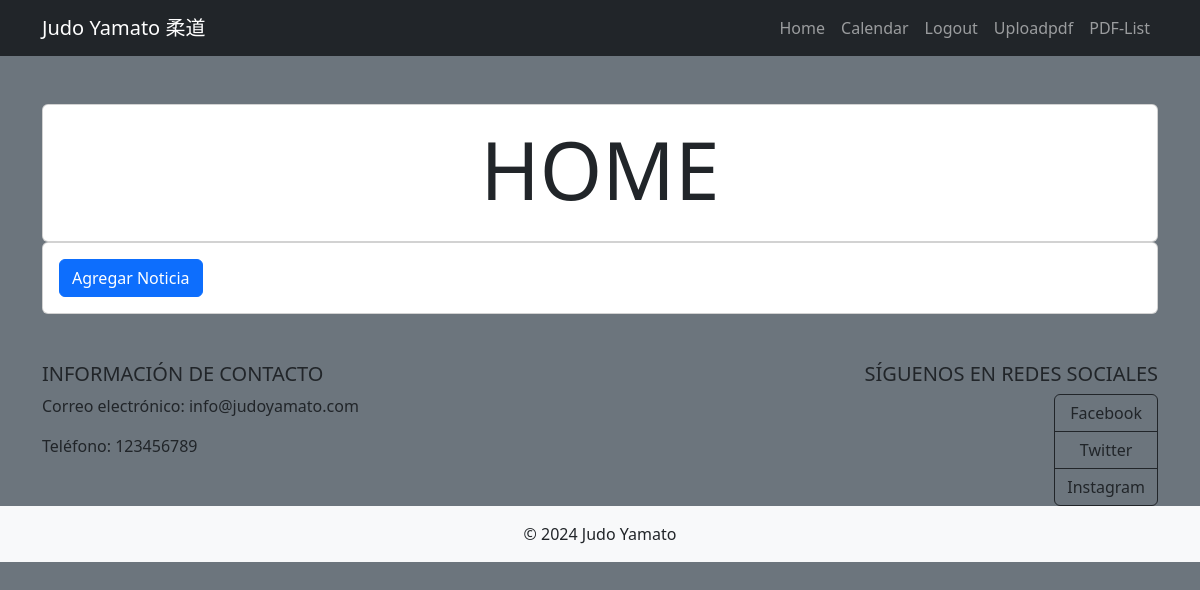
Before: / (signed in) with the older database file.
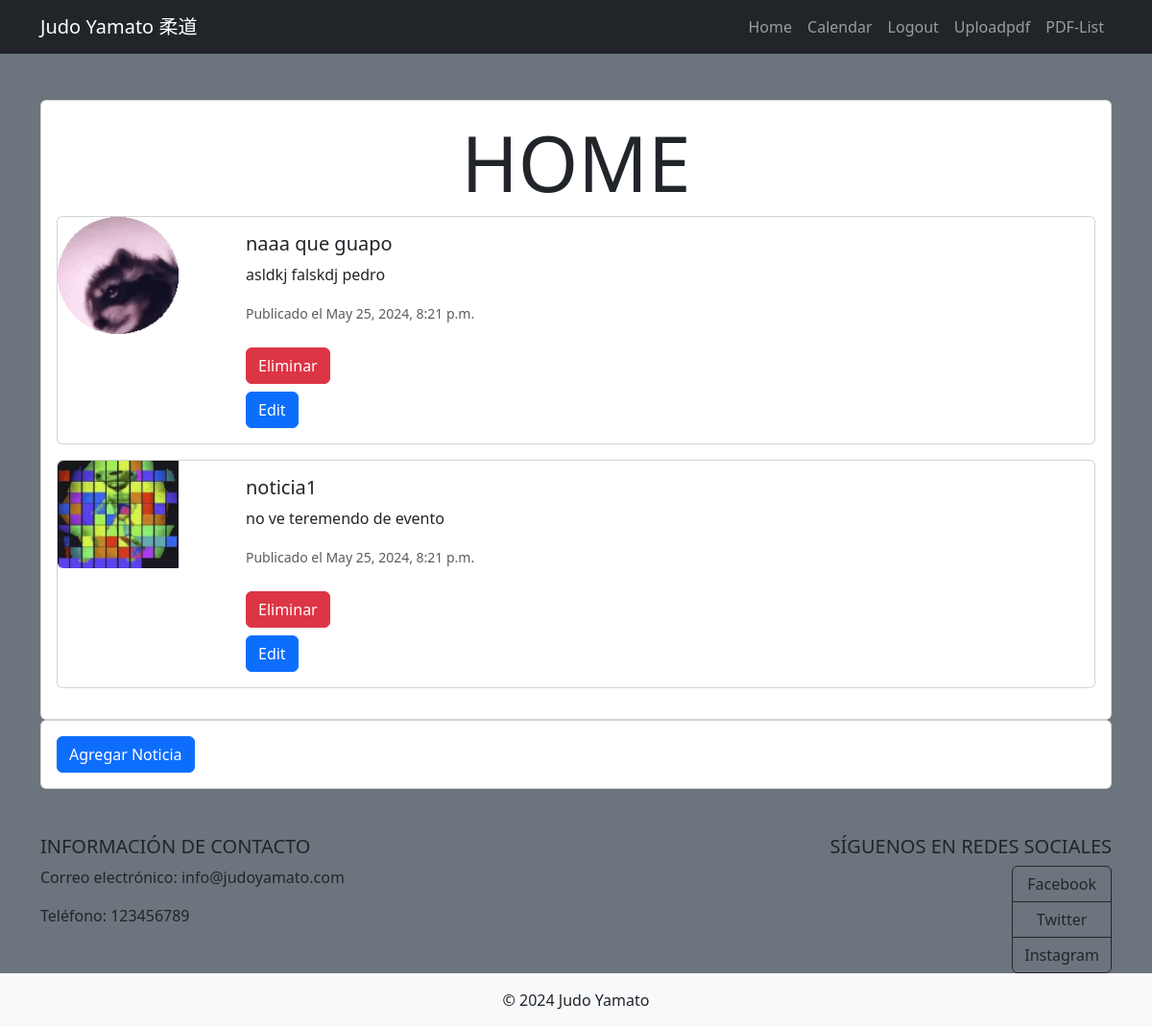
After: the same page with the newer database file.
### tasks/models.py (models this page shows, shortened)
class Noticia(models.Model):
    titulo = models.CharField(max_length=200)
    descripcion = models.TextField()
    imagen = models.ImageField(upload_to="noticias/")
    fecha_publicacion = models.DateTimeField(auto_now_add=True)
    class Meta:
        ordering = ["-fecha_publicacion"]

### tasks/views.py (the view)
# urls.py: 2. Add a URL to urlpatterns:  path('', views.home, name='home')
@login_required
def home(request):
    if request.method == "POST":
        form = NoticiaForm(request.POST, request.FILES)
        if form.is_valid():
            noticia = form.save(commit=False)
            noticia.save()
            return redirect("home")
    else:
        form = NoticiaForm()
    noticias = Noticia.objects.all()
    return render(request, "home.html", {"form": form, "noticias": noticias})

### tasks/templates/home.html (shortened to what this page needs)
{% extends 'base.html' %}
{% block content %}
<main class="container py-5">
    <section class="card card-body">
        <h1 class="display-1 text-center">HOME</h1>
        {% for noticia in noticias %}
            <div class="card mb-3">
                <div class="row g-0">
                    <div class="col-md-2">
                        <a href="/uploadpdf" class="nav-link"><img src="{{ noticia.imagen.url }}" style="width:70% "  class="img-fluid rounded-start" alt="..."></a>
                    </div>
                    <div class="col-md-8">
                        <div class="card-body">
                            <h5 class="card-title">{{ noticia.titulo }}</h5>
                            <p class="card-text">{{ noticia.descripcion }}</p>
                            <p class="card-text"><small class="text-muted">Publicado el {{ noticia.fecha_publicacion }}</small></p>
                            {% if user.is_superuser %}
                                <form class="py-2" method="post" action="{% url 'delete_noticia' noticia.id %}">
                                    <button type="submit" class="btn btn-danger">Eliminar</button>
                                </form>
                                <button type="button" class="btn btn-primary" data-bs-toggle="modal" data-bs-target="#exampleModal" data-id="{{ noticia.pk }}">Edit</button>
                            {% endif %}
                        </div>
                    </div>
                </div>
            </div>
        {% endfor %}
    </section>
    {% if user.is_superuser %}
    <section class="card card-body">
        <form>
            <button type="button" class="btn btn-primary" data-bs-toggle="modal" data-bs-target="#agregarNoticiaModal">Agregar Noticia</button>
        </form>
    </section>
    {% endif %}
</main>
{% endblock %}

Changed rows visible on the page:
added Noticia: imagen (picture), titulo "naaa que guapo", descripcion "asldkj falskdj pedro", fecha_publicacion "May 25, 2024, 8:21 p.m."
added Noticia: imagen (picture), titulo "noticia1", descripcion "no ve teremendo de evento", fecha_publicacion "May 25, 2024, 8:21 p.m."
